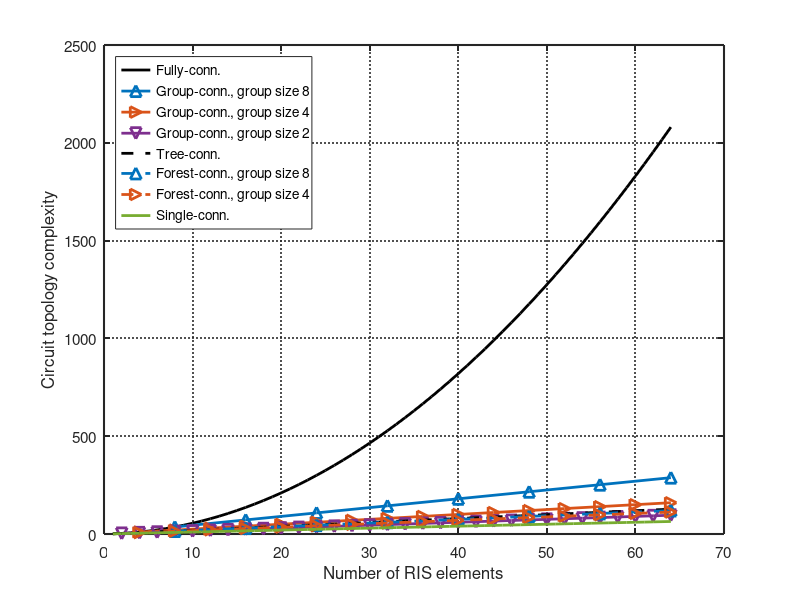

Write MATLAB code to recreate this figure. (Note: this script raises an error after producing the figure.)
clear; clc;

% Parameters
NI = 1:64;

NI8 = NI(rem(NI, 8) == 0);
NI4 = NI(rem(NI, 4) == 0);
NI2 = NI(rem(NI, 2) == 0);

% Fully, group and single connected
FC = NI .* (NI + 1) ./ 2;
GC8 = NI8 .* (8 + 1) ./ 2;
GC4 = NI4 .* (4 + 1) ./ 2;
GC2 = NI2 .* (2 + 1) ./ 2;
SC = NI;

% Tree connected
TC = 2 .* NI - 1;
TGC8 = NI8 .* (2 - 1/8);
TGC4 = NI4 .* (2 - 1/4);

%% Plot
figure('defaultaxesfontsize',11)
hold on;
LineW = 2; MarkS = 8;
plot(NI,FC,'-k','linewidth',LineW,'MarkerSize',MarkS,'DisplayName','Fully-conn.')
plot(NI8,GC8,'-^','linewidth',LineW,'MarkerSize',MarkS,'Color',[0.0000, 0.4470, 0.7410],'DisplayName','Group-conn., group size 8')
plot(NI4,GC4,'->','linewidth',LineW,'MarkerSize',MarkS,'Color',[0.8500, 0.3250, 0.0980],'DisplayName','Group-conn., group size 4')
plot(NI2,GC2,'-v','linewidth',LineW,'MarkerSize',MarkS,'Color',[0.4940, 0.1840, 0.5560],'DisplayName','Group-conn., group size 2')
plot(NI,TC,'--k','linewidth',LineW,'MarkerSize',MarkS,'DisplayName','Tree-conn.')
plot(NI8,TGC8,'--^','linewidth',LineW,'MarkerSize',MarkS,'Color',[0.0000, 0.4470, 0.7410],'DisplayName','Forest-conn., group size 8')
plot(NI4,TGC4,'-->','linewidth',LineW,'MarkerSize',MarkS,'Color',[0.8500, 0.3250, 0.0980],'DisplayName','Forest-conn., group size 4')
plot(NI,SC,'-','linewidth',LineW,'MarkerSize',MarkS,'Color',[0.4660, 0.6740, 0.1880],'DisplayName','Single-conn.')
grid on; box on;
xlabel('Number of RIS elements');
ylabel('Circuit topology complexity');
set(gca,'GridLineStyle',':','GridAlpha',0.8,'LineWidth',1.5);
legend('location','northwest');
ax = gca;
ax.XTick = 0:8:64;
ax.XLim = [0 64];
ax.YTick = 0:50:300;
ax.YLim = [0 300];
set(gca, 'GridLineStyle', ':','GridAlpha', 0.5);
set(gcf, 'Color', [1,1,1]);
set(gca, 'LineWidth',1.5);